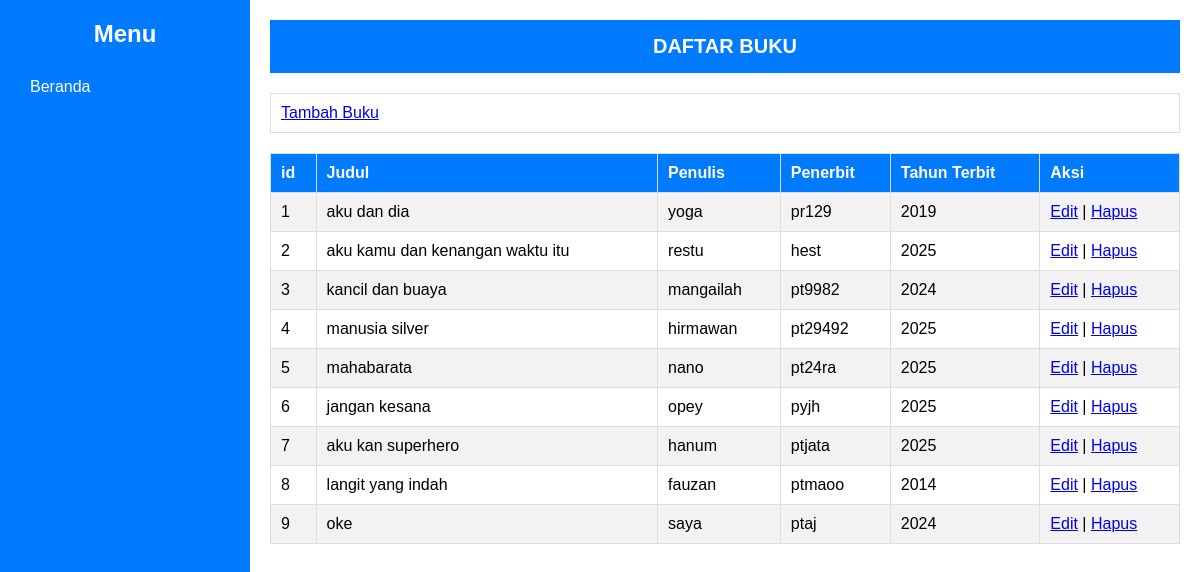
/daftar_buku.php, run on the app's committed database.
### tables this page shows
CREATE TABLE `buku` (
  `id` int(11) NOT NULL,
  `judul` varchar(255) NOT NULL,
  `penulis` varchar(255) NOT NULL,
  `penerbit` varchar(255) NOT NULL,
  `tahunterbit` int(11) NOT NULL
);

### daftar_buku.php (the view, shortened to what this page needs)
<?php
include 'koneksi.php';
$result = $conn->query("SELECT * FROM buku");
?>
<!DOCTYPE html>
<html lang="id">
<head>
</head>
<body>
    <div class="sidebar">
        <h2>Menu</h2>
        <a href="index_petugas.php">Beranda</a>
    </div>
    <div class="content">
        <div class="header">
          DAFTAR BUKU
        </div>
        <table>
            <td><a href="add.php">Tambah Buku</a></td>
        </table>
        <table>
            <tr>
                <th>id</th>
                <th>Judul</th>
                <th>Penulis</th>
                <th>Penerbit</th>
                <th>Tahun Terbit</th>
                <th>Aksi</th>
            </tr>
            <?php while ($row = $result->fetch_assoc()): ?>
            <tr>
                <td><?= $row['id']; ?></td>
                <td><?= $row['judul']; ?></td>
                <td><?= $row['penulis']; ?></td>
                <td><?= $row['penerbit']; ?></td>
                <td><?= $row['tahunterbit']; ?></td>
                <td>
                    <a href="update.php?id=<?= intval($row['id']); ?>">Edit</a> |
                    <a href="delete.php?id=<?= intval($row['id']); ?>" onclick="return confirm('Apakah Anda yakin ingin menghapus buku ini?')">Hapus</a>
                </td>
            </tr>
            <?php endwhile; ?>
        </table>
    </div>
</body>
</html>

### daftar_buku.php (style rules this page uses)
* { margin: 0; padding: 0; box-sizing: border-box; font-family: Arial, sans-serif; }
body { display: flex; min-height: 100vh; }
.sidebar { width: 250px; background:#007bff; color: white; padding: 20px; position: fixed; height: 100%; }
.sidebar h2 { text-align: center; margin-bottom: 20px; }
.sidebar a { display: block; color: white; text-decoration: none; padding: 10px; border-radius: 5px; margin-bottom: 10px; }
.content { margin-left: 250px; flex: 1; padding: 20px; }
.header { background: #007bff; color: white; padding: 15px; text-align: center; font-size: 20px; font-weight: bold; }
table { width: 100%; border-collapse: collapse; margin-top: 20px; }
table, th, td { border: 1px solid #ddd; text-align: left; }
th, td { padding: 10px; }
th { background: #007bff; color: white; }
tr:nth-child(even) { background: #f2f2f2; }

### data on the page
buku: id "1", judul "aku dan dia", penulis "yoga", penerbit "pr129", tahunterbit "2019"
buku: id "2", judul "aku kamu dan kenangan waktu itu", penulis "restu", penerbit "hest", tahunterbit "2025"
buku: id "3", judul "kancil dan buaya", penulis "mangailah", penerbit "pt9982", tahunterbit "2024"
buku: id "4", judul "manusia silver", penulis "hirmawan", penerbit "pt29492", tahunterbit "2025"
buku: id "5", judul "mahabarata", penulis "nano", penerbit "pt24ra", tahunterbit "2025"
buku: id "6", judul "jangan kesana", penulis "opey", penerbit "pyjh", tahunterbit "2025"
buku: id "7", judul "aku kan superhero", penulis "hanum", penerbit "ptjata", tahunterbit "2025"
buku: id "8", judul "langit yang indah", penulis "fauzan", penerbit "ptmaoo", tahunterbit "2014"
buku: id "9", judul "oke", penulis "saya", penerbit "ptaj", tahunterbit "2024"
